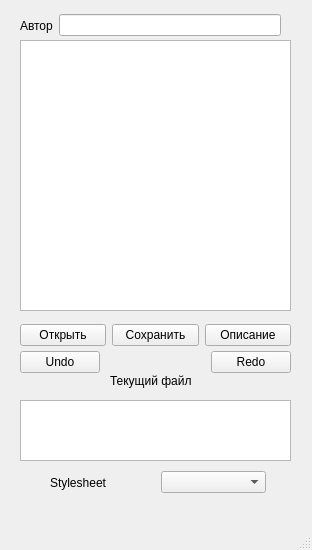
<?xml version="1.0" encoding="UTF-8"?>
<ui version="4.0">
 <class>MainWindow</class>
 <widget class="QMainWindow" name="MainWindow">
  <property name="geometry">
   <rect>
    <x>0</x>
    <y>0</y>
    <width>312</width>
    <height>550</height>
   </rect>
  </property>
  <property name="minimumSize">
   <size>
    <width>312</width>
    <height>550</height>
   </size>
  </property>
  <property name="maximumSize">
   <size>
    <width>312</width>
    <height>550</height>
   </size>
  </property>
  <property name="windowTitle">
   <string>Блокнот</string>
  </property>
  <widget class="QWidget" name="centralwidget">
   <widget class="QPlainTextEdit" name="plainTextEdit">
    <property name="geometry">
     <rect>
      <x>20</x>
      <y>40</y>
      <width>271</width>
      <height>271</height>
     </rect>
    </property>
   </widget>
   <widget class="QLabel" name="label">
    <property name="geometry">
     <rect>
      <x>110</x>
      <y>370</y>
      <width>81</width>
      <height>21</height>
     </rect>
    </property>
    <property name="text">
     <string>Текущий файл</string>
    </property>
   </widget>
   <widget class="QPlainTextEdit" name="plainTextEdit_2">
    <property name="geometry">
     <rect>
      <x>20</x>
      <y>400</y>
      <width>271</width>
      <height>61</height>
     </rect>
    </property>
   </widget>
   <widget class="QWidget" name="layoutWidget">
    <property name="geometry">
     <rect>
      <x>20</x>
      <y>320</y>
      <width>271</width>
      <height>31</height>
     </rect>
    </property>
    <layout class="QHBoxLayout" name="horizontalLayout">
     <item>
      <widget class="QPushButton" name="btn_open">
       <property name="text">
        <string>Открыть</string>
       </property>
      </widget>
     </item>
     <item>
      <widget class="QPushButton" name="btn_save">
       <property name="text">
        <string>Сохранить</string>
       </property>
      </widget>
     </item>
     <item>
      <widget class="QPushButton" name="desc_btn">
       <property name="text">
        <string>Описание</string>
       </property>
      </widget>
     </item>
    </layout>
   </widget>
   <widget class="QWidget" name="layoutWidget">
    <property name="geometry">
     <rect>
      <x>20</x>
      <y>350</y>
      <width>271</width>
      <height>25</height>
     </rect>
    </property>
    <layout class="QHBoxLayout" name="horizontalLayout_2">
     <item>
      <widget class="QPushButton" name="btn_undo">
       <property name="text">
        <string>Undo</string>
       </property>
      </widget>
     </item>
     <item>
      <spacer name="horizontalSpacer">
       <property name="orientation">
        <enum>Qt::Horizontal</enum>
       </property>
       <property name="sizeHint" stdset="0">
        <size>
         <width>40</width>
         <height>20</height>
        </size>
       </property>
      </spacer>
     </item>
     <item>
      <widget class="QPushButton" name="btn_redo">
       <property name="text">
        <string>Redo</string>
       </property>
      </widget>
     </item>
    </layout>
   </widget>
   <widget class="QWidget" name="layoutWidget">
    <property name="geometry">
     <rect>
      <x>20</x>
      <y>10</y>
      <width>261</width>
      <height>31</height>
     </rect>
    </property>
    <layout class="QHBoxLayout" name="horizontalLayout_3">
     <item>
      <widget class="QLabel" name="label_2">
       <property name="text">
        <string>Автор</string>
       </property>
      </widget>
     </item>
     <item>
      <widget class="QLineEdit" name="lineEdit"/>
     </item>
    </layout>
   </widget>
   <widget class="QWidget" name="">
    <property name="geometry">
     <rect>
      <x>50</x>
      <y>470</y>
      <width>216</width>
      <height>25</height>
     </rect>
    </property>
    <layout class="QHBoxLayout" name="horizontalLayout_4">
     <item>
      <widget class="QLabel" name="label_3">
       <property name="text">
        <string>Stylesheet</string>
       </property>
      </widget>
     </item>
     <item>
      <widget class="QComboBox" name="comboBox"/>
     </item>
    </layout>
   </widget>
  </widget>
  <widget class="QMenuBar" name="menubar">
   <property name="geometry">
    <rect>
     <x>0</x>
     <y>0</y>
     <width>312</width>
     <height>21</height>
    </rect>
   </property>
  </widget>
  <widget class="QStatusBar" name="statusbar"/>
 </widget>
 <resources/>
 <connections/>
</ui>
